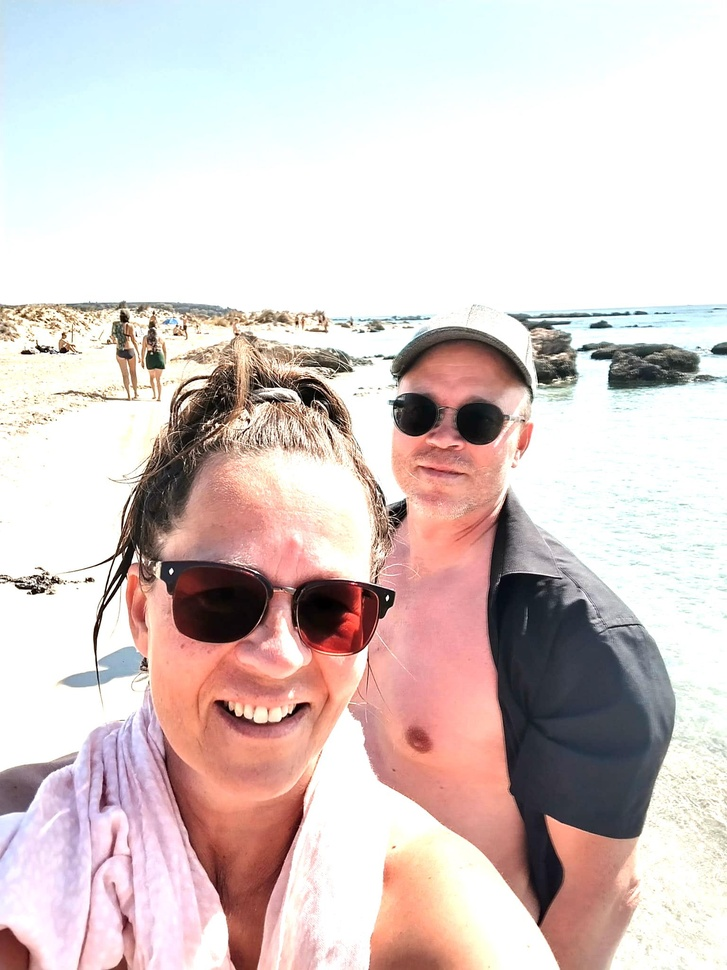
#> input picture lightened_hearts.jpg, 727 x 970 px, shrunk from 1536 x 2048 before the run
$ python convertimage1.py
#> lines starting #> are read from the running program, lines starting #| are printed output that depends on the picture
from PIL import Image, ImageDraw
import random, math

# --- Config ---
input_jpeg = "lightened_hearts.jpg"   # your photo
output_gif = "pulsating_hearts.gif"

num_frames = 20      # frames for one pulse cycle
hearts_count = 15    # how many hearts to animate
size_range = (1, 12) # min/max heart size

# --- Load background ---
base_img = Image.open(input_jpeg).convert("RGB")
#> base_img is the input picture: PIL image 727x970 RGB; mean R, G, B 216, 202.3, 200.1

# --- Create fixed heart positions ---
hearts = []
for _ in range(hearts_count):
    x = random.randint(50, base_img.width - 50)
    y = random.randint(50, base_img.height - 50)
    base_size = random.randint(*size_range)
    hearts.append((x, y, base_size))

# --- Heart drawing function ---
def draw_heart(draw, x, y, size, color):
    """Draw a heart using parametric equation."""
    points = []
    for t in range(0, 360, 5):
        angle = math.radians(t)
        xh = size * 16 * math.sin(angle) ** 3
        yh = -size * (13 * math.cos(angle) - 5 * math.cos(2 * angle)
                      - 2 * math.cos(3 * angle) - math.cos(4 * angle))
        points.append((x + xh, y + yh))
    draw.polygon(points, fill=color)

# --- Generate animation frames ---
frames = []
for frame in range(num_frames):
    # fresh copy of background
    img = base_img.copy()
    draw = ImageDraw.Draw(img)

    # pulsating effect (sinusoidal scaling)
    scale = 1 + 0.3 * math.sin(2 * math.pi * frame / num_frames)

    for (x, y, base_size) in hearts:
        size = int(base_size * scale)
        color = (255, 0, 80)  # romantic red-pink
        draw_heart(draw, x, y, size, color)

    frames.append(img)
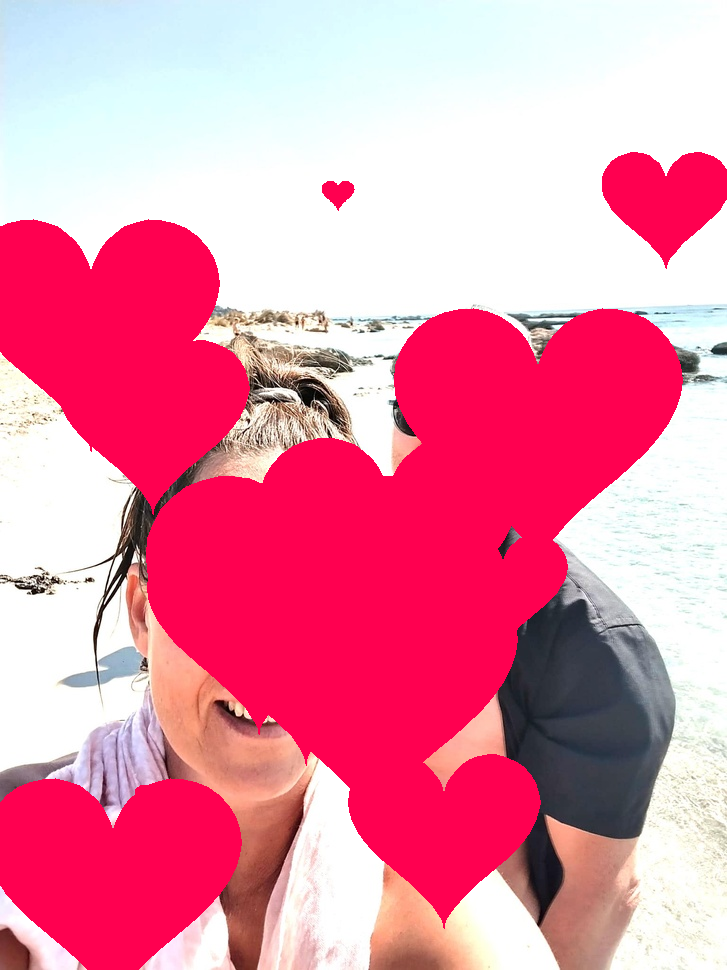
#> img: PIL image 727x970 RGB; mean R, G, B 233.3, 139.4, 167.1
#> after the loop, frames = 20 items

# --- Save animated GIF ---
frames[0].save(output_gif,
               save_all=True,
               append_images=frames[1:],
               duration=100,  # ms per frame
               loop=0)
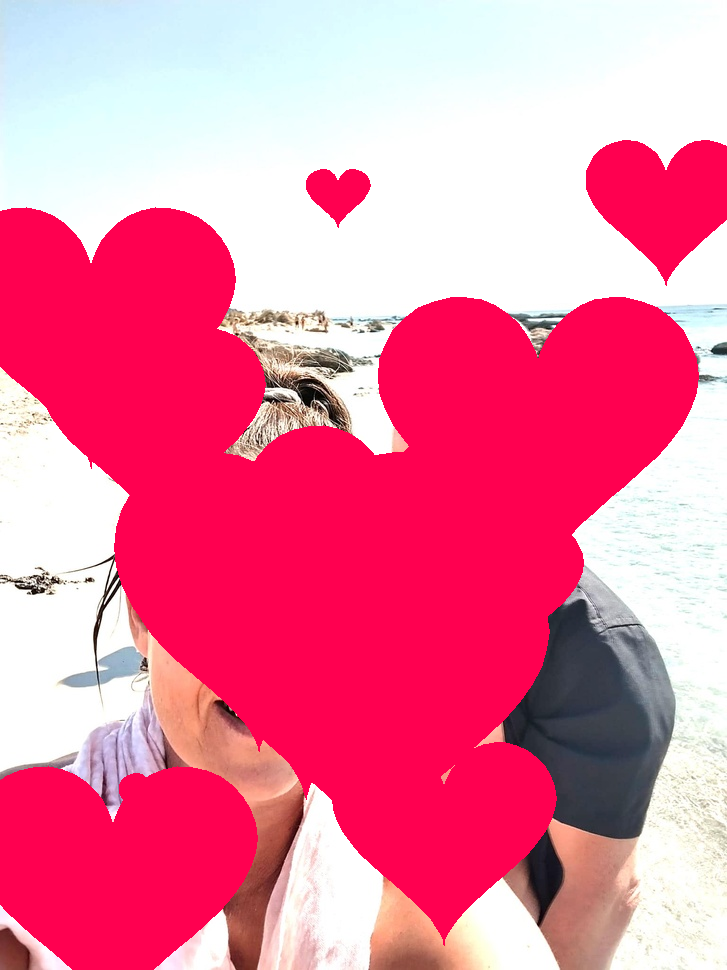
#> saved as pulsating_hearts.gif: PIL image 727x970 RGB; mean R, G, B 237.2, 125.3, 159.5

print(f"✅ Saved animated GIF as '{output_gif}'")
